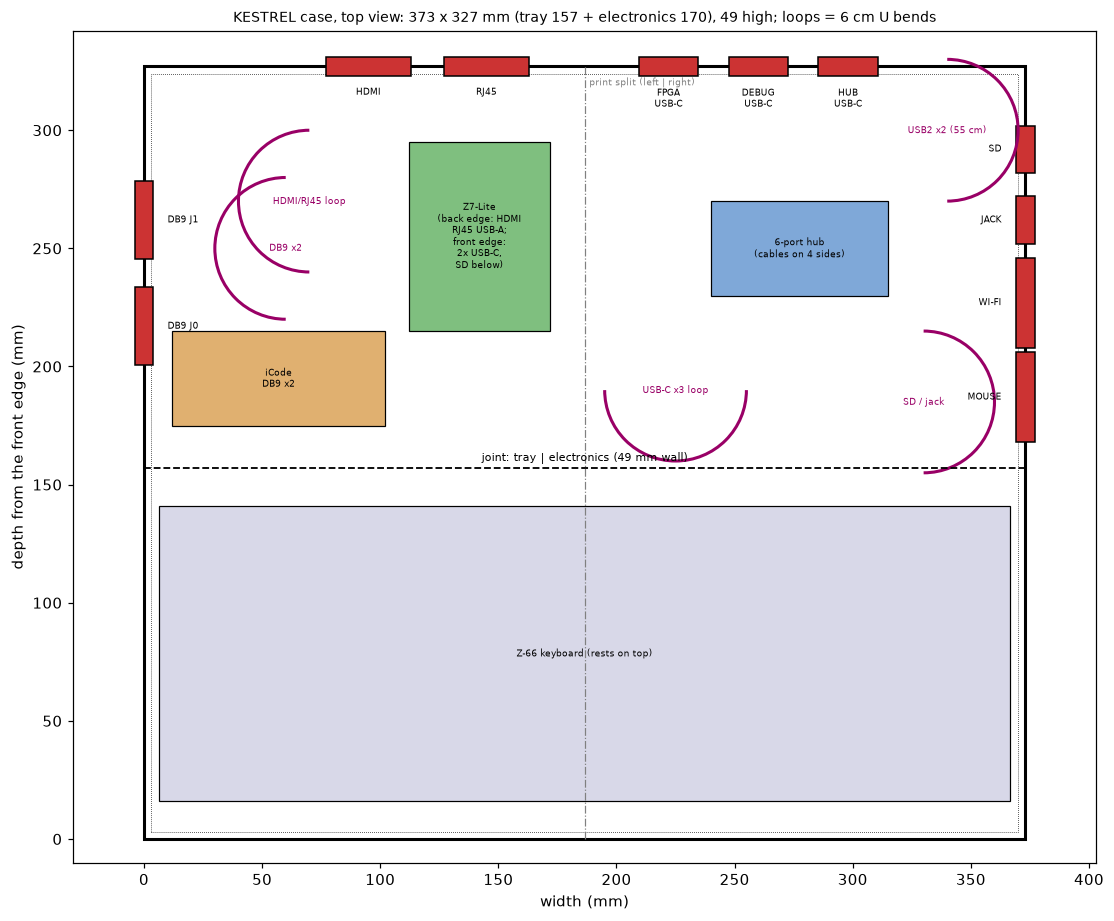

Generate this figure with Python:
"""Top view of the case layout (fpga/case/PLAN.md): parts, panel ports and the extenders' slack loops.
A sketch to agree on before the OpenSCAD model: uv run --with matplotlib python fpga/case/layout_topview.py"""

from __future__ import annotations

from pathlib import Path

import matplotlib

matplotlib.use("Agg")
import matplotlib.pyplot as plt  # noqa: E402
from matplotlib.patches import Arc, Rectangle  # noqa: E402

W, FRONT, BACK = 373.0, 157.0, 170.0  # width, keyboard tray depth (the reference's), electronics depth
WALL = 3.0
Y0 = FRONT  # the joint between the tray and the electronics section
OUT = Path(__file__).with_name("layout_topview.png")

# name, x, y, w, h (mm, y = depth from the front edge), colour
PARTS = [
    ("Z-66 keyboard (rests on top)", 6.5, 16, 360, 125, "#d8d8e8"),
    ("Z7-Lite\n(back edge: HDMI\nRJ45 USB-A;\nfront edge:\n2x USB-C,\nSD below)", 112, 215, 60, 80, "#7fbf7f"),
    ("6-port hub\n(cables on 4 sides)", 240, 230, 75, 40, "#7fa8d8"),
    ("iCode\nDB9 x2", 12, 175, 90, 40, "#e0b070"),
]
# label, wall ("back"|"left"|"right"), position along that wall (mm), screw spacing (mm)
PORTS = [
    ("HDMI", "back", 95, 28), ("RJ45", "back", 145, 28), ("FPGA\nUSB-C", "back", 222, 17),
    ("DEBUG\nUSB-C", "back", 260, 17), ("HUB\nUSB-C", "back", 298, 17),
    ("DB9 J0", "left", Y0 + 60, 25), ("DB9 J1", "left", Y0 + 105, 25),
    ("MOUSE", "right", Y0 + 30, 30), ("WI-FI", "right", Y0 + 70, 30),
    ("JACK", "right", Y0 + 105, 0), ("SD", "right", Y0 + 135, 0),
]
# slack loops: label, centre x, centre y, opening ("up"/"down"/"left"/"right")
LOOPS = [("HDMI/RJ45 loop", 70, 270, "right"), ("USB-C x3 loop", 225, 190, "up"),
         ("USB2 x2 (55 cm)", 340, 300, "left"), ("DB9 x2", 60, 250, "right"), ("SD / jack", 330, 185, "left")]


def draw_case(ax: plt.Axes) -> None:
    ax.add_patch(Rectangle((0, 0), W, FRONT + BACK, fill=False, lw=2))
    ax.add_patch(Rectangle((WALL, WALL), W - 2 * WALL, FRONT + BACK - 2 * WALL, fill=False, lw=0.5, ls=":"))
    ax.plot([0, W], [Y0, Y0], color="k", lw=1.2, ls="--")
    ax.text(W / 2, Y0 + 3, "joint: tray | electronics (49 mm wall)", ha="center", fontsize=7)
    ax.plot([W / 2, W / 2], [0, FRONT + BACK], color="grey", lw=0.8, ls="-.")
    ax.text(W / 2 + 2, FRONT + BACK - 8, "print split (left | right)", fontsize=6, color="grey")


def draw_parts(ax: plt.Axes) -> None:
    for name, x, y, w, h, c in PARTS:
        ax.add_patch(Rectangle((x, y), w, h, facecolor=c, edgecolor="k", lw=0.8))
        ax.text(x + w / 2, y + h / 2, name, ha="center", va="center", fontsize=6)


def port_xy(wall: str, pos: float) -> tuple[float, float, float]:
    if wall == "back":
        return pos, FRONT + BACK, 0.0
    return (0.0 if wall == "left" else W), pos, 90.0


def draw_ports(ax: plt.Axes) -> None:
    for label, wall, pos, spacing in PORTS:
        x, y, rot = port_xy(wall, pos)
        size = (spacing or 12) + 8
        if rot:
            ax.add_patch(Rectangle((x - 4, y - size / 2), 8, size, facecolor="#c33", edgecolor="k"))
            ax.text(x + (10 if wall == "left" else -10), y, label, ha="left" if wall == "left" else "right",
                    va="center", fontsize=6)
        else:
            ax.add_patch(Rectangle((x - size / 2, y - 4), size, 8, facecolor="#c33", edgecolor="k"))
            ax.text(x, y - 9, label, ha="center", va="top", fontsize=6)


def draw_loops(ax: plt.Axes) -> None:
    angle = {"up": 0, "left": 90, "down": 180, "right": 270}
    for label, x, y, way in LOOPS:
        ax.add_patch(Arc((x, y), 60, 60, angle=angle[way], theta1=180, theta2=360, color="#906", lw=2))
        ax.text(x, y, label, ha="center", va="center", fontsize=6, color="#906")


def main() -> None:
    fig, ax = plt.subplots(figsize=(12, 10))
    draw_case(ax)
    draw_parts(ax)
    draw_ports(ax)
    draw_loops(ax)
    ax.set_xlim(-30, W + 30)
    ax.set_ylim(-10, FRONT + BACK + 15)
    ax.set_aspect("equal")
    ax.set_title(f"KESTREL case, top view: {W:.0f} x {FRONT + BACK:.0f} mm (tray {FRONT:.0f} + electronics {BACK:.0f}),"
                 " 49 high; loops = 6 cm U bends", fontsize=9)
    ax.set_xlabel("width (mm)")
    ax.set_ylabel("depth from the front edge (mm)")
    fig.savefig(OUT, dpi=110, bbox_inches="tight")
    print(OUT)


if __name__ == "__main__":
    main()
